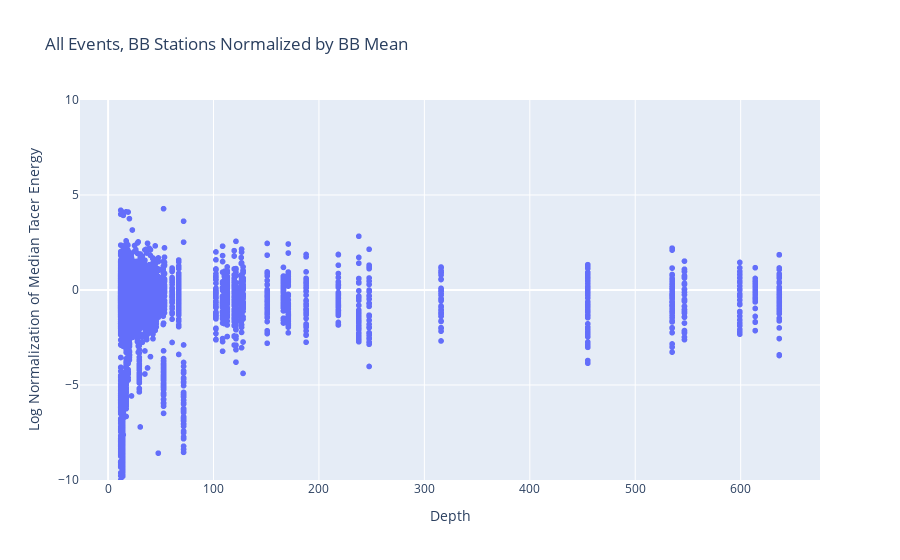

This figure's notebook cell:
### Code cell
depth = dfBBB['Event Depth'].tolist()
normalization = dfBBB['BB Normalization']


fig1 = px.scatter(x=depth, y=normalization, title='All Events, BB Stations Normalized by BB Mean', labels={"x":"Depth", "y":"Log Normalization of Median Tacer Energy"})
fig1.update_yaxes(range = [-10,10])
fig1

### Figure 1 — Plotly figure (JSON) as saved in the notebook; plotly's stock layout.template omitted (floating-point values rounded to 4 significant figures; data arrays with more than 128 entries replaced by an {"elided": "..."} marker saying what was removed)
{"data": [{"hovertemplate": "Depth=%{x}<br>Log Normalization of Median Tacer Energy=%{y}<extra></extra>", "legendgroup": "", "marker": {"color": "#636efa", "symbol": "circle"}, "mode": "markers", "name": "", "showlegend": false, "type": "scattergl", "x": {"elided": "5023 float values"}, "xaxis": "x", "y": {"elided": "5023 float values"}, "yaxis": "y"}], "layout": {"legend": {"tracegroupgap": 0}, "title": {"text": "All Events, BB Stations Normalized by BB Mean"}, "xaxis": {"anchor": "y", "domain": [0, 1], "title": {"text": "Depth"}}, "yaxis": {"anchor": "x", "domain": [0, 1], "range": [-10, 10], "title": {"text": "Log Normalization of Median Tacer Energy"}}}}
